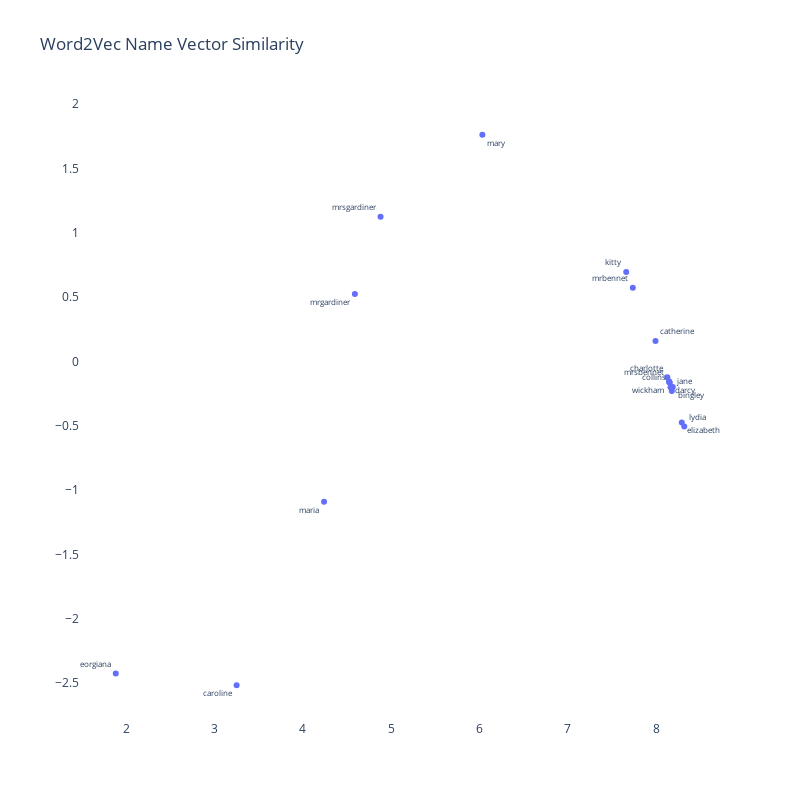

Write notebook code for a chart like this one.
### Code cell
character_list = ['Elizabeth', 
                  'Darcy', 
                  'Bingley', 
                  'Catherine',
                  'MrBennet', 
                  'MrsBennet',
                  'Lydia',
                  'Wickham',
                  'Caroline',
                  'Jane',
                  'Collins',
                  'Charlotte',
                  'Kitty',
                  'Mary',
                  'Maria',
                  'Fitzwilliam',
                  'MrGardiner',
                  'MrsGardiner',
                  'Georgiana']

character_list = [x.lower() for x in character_list]

df = w2v_df[w2v_df['label'].isin(character_list)]


text_pos = [x for x in np.random.choice(['top left', 
                                         'bottom left',
                                         'top right',
                                         'bottom right'], 
                                          len(df),
                                          p=[.2,.3,.3,.2])]


trace = go.Scatter(x=df['x'],
                   y=df['y'],
                   mode='markers+text', 
                   textposition=text_pos,
                   text=df['label'],
                   textfont=dict(size=8),
                   hoverinfo='text')



fig = go.Figure([trace])

fig.update_layout(go.Layout(
    title='Word2Vec Name Vector Similarity',
    ),
    hovermode='closest',
    plot_bgcolor='white',
    paper_bgcolor='white',
    width=800,
    height=800
)

### Figure 1 — Plotly figure (JSON) as saved in the notebook; plotly's stock layout.template omitted (floating-point values rounded to 4 significant figures)
{"data": [{"hoverinfo": "text", "mode": "markers+text", "text": ["mrbennet", "bingley", "elizabeth", "jane", "lydia", "mrsbennet", "kitty", "mary", "darcy", "catherine", "maria", "charlotte", "caroline", "collins", "wickham", "georgiana", "mrgardiner", "mrsgardiner"], "textfont": {"size": 8}, "textposition": ["top left", "bottom right", "bottom right", "top right", "top right", "top left", "top left", "bottom right", "bottom right", "top right", "bottom left", "top left", "bottom left", "top left", "bottom left", "top left", "bottom left", "top left"], "type": "scatter", "x": [7.735, 8.188, 8.29, 8.177, 8.318, 8.145, 7.661, 6.032, 8.155, 7.993, 4.239, 8.126, 3.249, 8.162, 8.147, 1.88, 4.588, 4.879], "y": [0.5721, -0.1994, -0.4753, -0.2297, -0.5067, -0.1541, 0.6961, 1.763, -0.1639, 0.1599, -1.091, -0.1232, -2.518, -0.1997, -0.1623, -2.426, 0.5239, 1.125]}], "layout": {"height": 800, "hovermode": "closest", "paper_bgcolor": "white", "plot_bgcolor": "white", "title": {"text": "Word2Vec Name Vector Similarity"}, "width": 800}}
